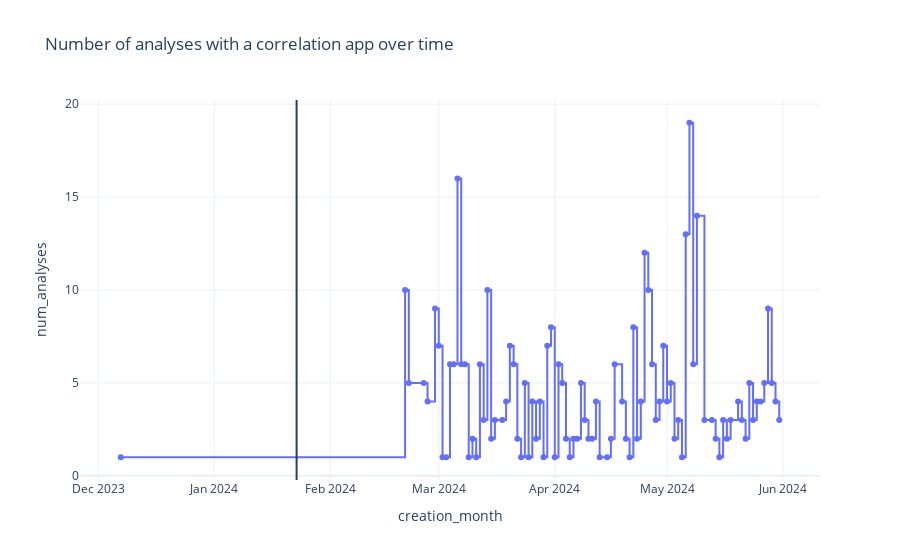

The code cell stored with this chart in its notebook:
### Code cell
# Plot!
fig = px.line(df, x='creation_month', y='num_analyses', markers=True, title="Number of analyses with a correlation app over time", line_shape="hv")
fig.add_vline(x='2024-01-23')
fig.show()

### Figure 1 — Plotly figure (JSON) as saved in the notebook; plotly's stock layout.template omitted (floating-point values rounded to 4 significant figures)
{"data": [{"hovertemplate": "creation_month=%{x}<br>num_analyses=%{y}<extra></extra>", "legendgroup": "", "line": {"color": "#636efa", "dash": "solid", "shape": "hv"}, "marker": {"symbol": "circle"}, "mode": "lines+markers", "name": "", "orientation": "v", "showlegend": false, "type": "scatter", "x": ["2023-12-07", "2024-02-21", "2024-02-22", "2024-02-26", "2024-02-27", "2024-02-29", "2024-03-01", "2024-03-02", "2024-03-03", "2024-03-04", "2024-03-05", "2024-03-06", "2024-03-07", "2024-03-08", "2024-03-09", "2024-03-10", "2024-03-11", "2024-03-12", "2024-03-13", "2024-03-14", "2024-03-15", "2024-03-16", "2024-03-18", "2024-03-19", "2024-03-20", "2024-03-21", "2024-03-22", "2024-03-23", "2024-03-24", "2024-03-25", "2024-03-26", "2024-03-27", "2024-03-28", "2024-03-29", "2024-03-30", "2024-03-31", "2024-04-01", "2024-04-02", "2024-04-03", "2024-04-04", "2024-04-05", "2024-04-06", "2024-04-07", "2024-04-08", "2024-04-09", "2024-04-10", "2024-04-11", "2024-04-12", "2024-04-13", "2024-04-15", "2024-04-16", "2024-04-17", "2024-04-19", "2024-04-20", "2024-04-21", "2024-04-22", "2024-04-23", "2024-04-24", "2024-04-25", "2024-04-26", "2024-04-27", "2024-04-28", "2024-04-29", "2024-04-30", "2024-05-01", "2024-05-02", "2024-05-03", "2024-05-04", "2024-05-05", "2024-05-06", "2024-05-07", "2024-05-08", "2024-05-09", "2024-05-11", "2024-05-13", "2024-05-14", "2024-05-15", "2024-05-16", "2024-05-17", "2024-05-18", "2024-05-20", "2024-05-21", "2024-05-22", "2024-05-23", "2024-05-24", "2024-05-25", "2024-05-26", "2024-05-27", "2024-05-28", "2024-05-29", "2024-05-30", "2024-05-31"], "xaxis": "x", "y": [1, 10, 5, 5, 4, 9, 7, 1, 1, 6, 6, 16, 6, 6, 1, 2, 1, 6, 3, 10, 2, 3, 3, 4, 7, 6, 2, 1, 5, 1, 4, 2, 4, 1, 7, 8, 1, 6, 5, 2, 1, 2, 2, 5, 3, 2, 2, 4, 1, 1, 2, 6, 4, 2, 1, 8, 2, 4, 12, 10, 6, 3, 4, 7, 4, 5, 2, 3, 1, 13, 19, 6, 14, 3, 3, 2, 1, 3, 2, 3, 4, 3, 2, 5, 3, 4, 4, 5, 9, 5, 4, 3], "yaxis": "y"}], "layout": {"autosize": true, "legend": {"tracegroupgap": 0}, "shapes": [{"type": "line", "x0": "2024-01-23", "x1": "2024-01-23", "xref": "x", "y0": 0, "y1": 1, "yref": "y domain"}], "title": {"text": "Number of analyses with a correlation app over time"}, "xaxis": {"anchor": "y", "autorange": true, "domain": [0, 1], "range": ["2023-11-26 08:44:28.7259", "2024-06-10 15:15:31.2741"], "title": {"text": "creation_month"}, "type": "date"}, "yaxis": {"anchor": "x", "autorange": true, "domain": [0, 1], "range": [-0.4854, 20.49], "title": {"text": "num_analyses"}, "type": "linear"}}}
